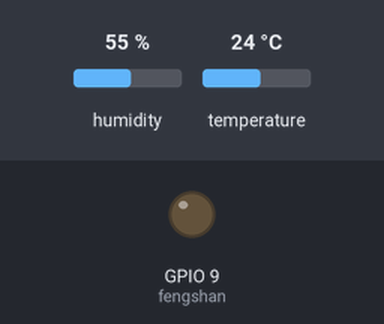
A program run on a simulated ESP8266 (NodeMCU). On the bench: output pins drawn as LEDs (lit = HIGH). The test bench sets the inputs (shaded band); at power-on: temperature 24 °C, humidity 55 %. What the program prints to the serial monitor is not drawn.

Above: at 5.8 s.
5.9 s: temperature set to 27 °C
At 9.5 s:
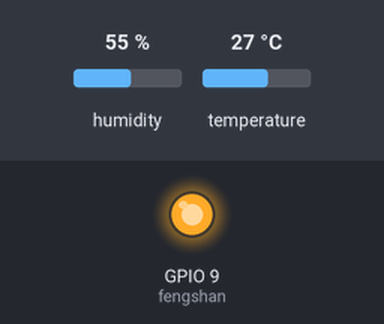
10.2 s: temperature set to 12 °C
At 11.4 s:
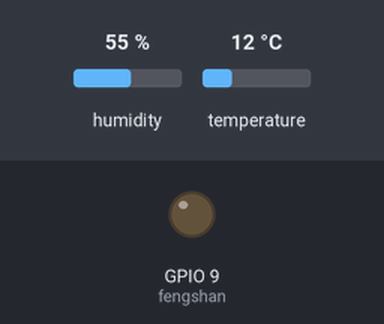
14.5 s: temperature set to 28 °C
At 17.7 s:
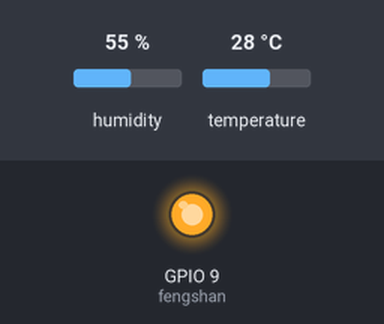
Timing chart, 0 to 19.2 s (numbered marks = the images above; inputs shaded):
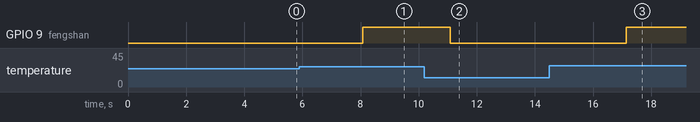

Measured:
- the behaviour switches between 25 and 26 °C on temperature (found by bisection; images 0 and 1)
- after the input at 5.9 s, GPIO 9 (fengshan): LOW → HIGH after 2.2 s
- after the input at 10.2 s, GPIO 9 (fengshan): HIGH → LOW after 0.89 s
- after the input at 14.5 s, GPIO 9 (fengshan): LOW → HIGH after 2.6 s

The program:

main.cpp
```cpp
#include "DHT.h"
#include <Adafruit_Sensor.h>

int fengshan = 9;

int wendu=25;
#define DHTPIN 2

#define DHTTYPE DHT11

DHT dht(DHTPIN, DHTTYPE);

void setup() {
  pinMode(fengshan,OUTPUT);
  Serial.begin(9600);
  Serial.println(F("DHT test!"));

  //初始化模块
  dht.begin();
}

void loop() {
  // 测量之间等待2秒钟。
  delay(2000);

  float h = dht.readHumidity();
  // 以摄氏度读取温度(默认值)
  float t = dht.readTemperature();
  // 将温度读取为华氏温度(isFahrenheit = true)
  float f = dht.readTemperature(true);

  // 检查是否有读取失败并提前退出(再试一次)。
  if (isnan(h) || isnan(t) || isnan(f)) {
    Serial.println(F("Failed to read from DHT sensor!"));
    return;
  }

  // 计算华氏热度指数(默认值)
  float hif = dht.computeHeatIndex(f, h);
  // 以摄氏度计算热指数(isfahrenheit = false)
  float hic = dht.computeHeatIndex(t, h, false);

  //打印数值(华氏度的注释掉了)
  //打印湿度
  Serial.print(F("Humidity: "));
  Serial.print(h);
  //打印温度
  Serial.print(F("%  Temperature: "));
  Serial.print(t);
  Serial.print(F("°C "));

  if(t > wendu ){
    digitalWrite(fengshan,HIGH);
    Serial.print(F("HIGH: "));
  }else{
    digitalWrite(fengshan,LOW);
    Serial.print(F("LOW: "));
  }
  delay(1000);
  //Serial.print(f);
  //Serial.println(F("°F"));
  //打印热指数
  Serial.print(F("  Heat index: "));
  Serial.print(hic);
  Serial.print(F("°C "));
  Serial.println();
  //Serial.print(hif);
  //Serial.println(F("°F"));
}
```
